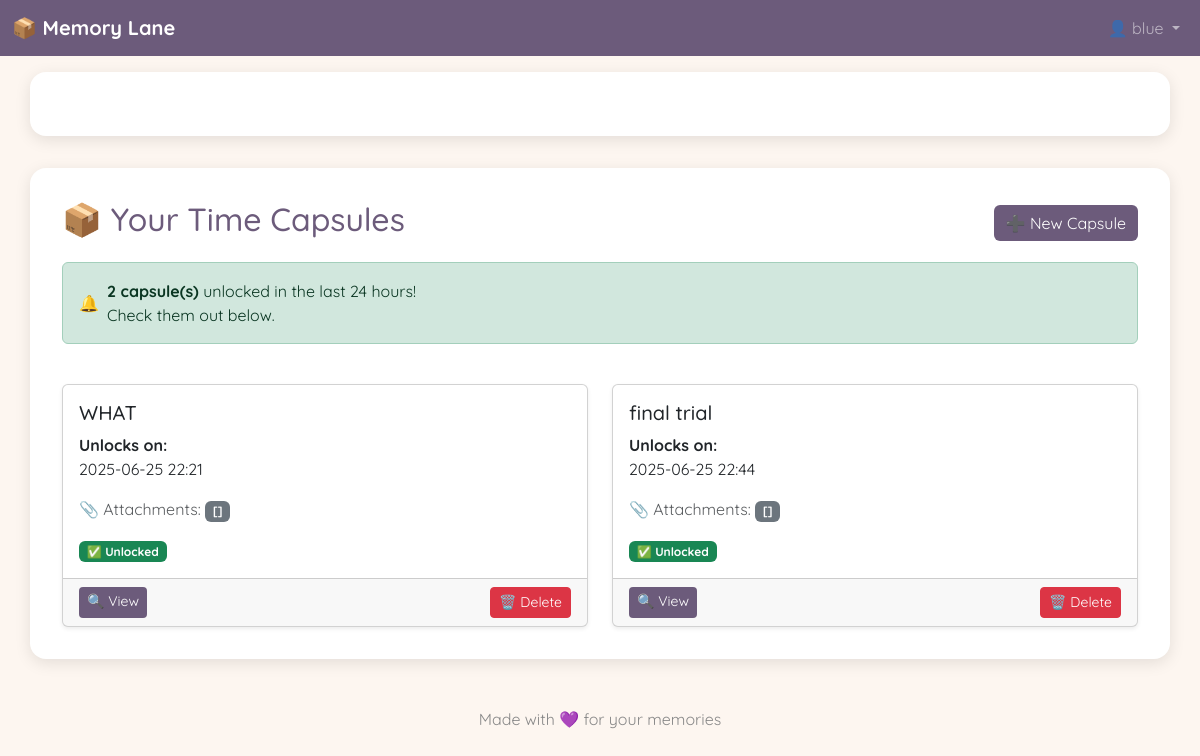
The page /dashboard (signed in) on the database its author committed.
### models.py (models this page shows, shortened)
class User(UserMixin, db.Model):
    id = db.Column(db.Integer, primary_key=True)
    username = db.Column(db.String(150), unique=True, nullable=False)
    password_hash = db.Column(db.String(128), nullable=False)

class Capsule(db.Model):
    id = db.Column(db.Integer, primary_key=True)
    title = db.Column(db.String(150), nullable=False)
    message = db.Column(db.LargeBinary, nullable=False)
    filenames = db.Column(db.Text, nullable=True)  # stores JSON list of filenames
    unlock_date = db.Column(db.DateTime, nullable=False)
    user_id = db.Column(db.Integer, db.ForeignKey('user.id'), nullable=False)

### app.py (the view)
@app.route('/dashboard')
@login_required
def dashboard():
    capsules = Capsule.query.filter_by(user_id=current_user.id).all()
    now = datetime.now()
    recently_unlocked = [
        c for c in capsules
        if c.unlock_date <= now and c.unlock_date >= now - timedelta(hours=24)
    ]
    return render_template('dashboard.html', capsules=capsules, now=now, recently_unlocked=recently_unlocked)

### app.py (called while the page is built)
@app.before_request
def create_tables():
    global tables_created
    if not tables_created:
        db.create_all()
        tables_created = True

@login_manager.user_loader
def load_user(user_id):
    return User.query.get(int(user_id))

### templates/dashboard.html (shortened to what this page needs)
{% extends "base.html" %}
{% block content %}
<div class="d-flex justify-content-between align-items-center mb-3">
  <h2>📦 Your Time Capsules</h2>
  <a href="{{ url_for('create') }}" class="btn btn-primary">➕ New Capsule</a>
</div>
{% if recently_unlocked %}
  <div class="alert alert-success d-flex align-items-center" role="alert">
    <span class="me-2">🔔</span>
    <div>
      <strong>{{ recently_unlocked | length }} capsule(s)</strong> unlocked in the last 24 hours!<br>
      Check them out below.
    </div>
  </div>
{% endif %}
{% if capsules %}
  <div class="row row-cols-1 row-cols-md-2 g-4 mt-3">
    {% for capsule in capsules %}
      <div class="col">
        <div class="card h-100 shadow-sm">
          <div class="card-body">
            <h5 class="card-title">{{ capsule.title }}</h5>
            <p class="card-text">
              <strong>Unlocks on:</strong><br>
              {{ capsule.unlock_date.strftime('%Y-%m-%d %H:%M') }}
            </p>
            {% if capsule.filenames %}
              <p class="card-text text-muted">
                📎 Attachments:
                {% for file in capsule.filenames.split(',') %}
                  <span class="badge bg-secondary">{{ file }}</span>
                {% endfor %}
              </p>
            {% endif %}
            {% if capsule.unlock_date > now %}
              <span class="badge bg-warning text-dark">⏳ Locked</span>
            {% else %}
              <span class="badge bg-success">✅ Unlocked</span>
            {% endif %}
          </div>
          <div class="card-footer d-flex justify-content-between">
            <a href="{{ url_for('view_capsule', capsule_id=capsule.id) }}" class="btn btn-sm btn-primary">🔍 View</a>
            <form action="{{ url_for('delete_capsule', capsule_id=capsule.id) }}" method="POST" onsubmit="return confirm('Delete this capsule?');">
              <button class="btn btn-sm btn-danger">🗑️ Delete</button>
            </form>
          </div>
        </div>
      </div>
    {% endfor %}
  </div>
{% else %}
  <div class="alert alert-info mt-4">
    You haven't created any time capsules yet. <a href="{{ url_for('create') }}">Start one now!</a>
  </div>
{% endif %}
{% endblock %}

### templates/base.html (shortened to what this page needs)
<!DOCTYPE html>
<html lang="en">
<head>
  <link href="https://cdn.jsdelivr.net/npm/bootstrap@5.3.0/dist/css/bootstrap.min.css" rel="stylesheet">
</head>
<body>
  <nav class="navbar navbar-expand-lg navbar-dark" style="background-color: #6c5b7b;">
    <div class="container-fluid">
      <a class="navbar-brand fw-bold" href="{{ url_for('dashboard') }}">📦 Memory Lane</a>
      <div class="collapse navbar-collapse justify-content-end" id="navbarNav">
        <ul class="navbar-nav">
          {% if current_user.is_authenticated %}
          <li class="nav-item dropdown">
            <a class="nav-link dropdown-toggle" href="#" role="button" data-bs-toggle="dropdown">
              👤 {{ current_user.username }}
            </a>
          </li>
          {% endif %}
        </ul>
      </div>
    </div>
  </nav>
  <div class="container mt-3">
  </div>
  <div class="container">
    {% block content %}{% endblock %}
  </div>
  <footer>Made with 💜 for your memories</footer>
</body>
</html>

### templates/base.html (style rules this page uses)
body { background: #fdf6f0; font-family: 'Quicksand', sans-serif; }
.container { background: #ffffff; border-radius: 16px; box-shadow: 0 4px 16px rgba(0,0,0,0.1); padding: 2rem; margin-top: 2rem; }
h2, h4 { color: #6c5b7b; }
.btn-primary { background-color: #6c5b7b; border: none; }
footer { text-align: center; margin-top: 3rem; color: #888; }

### rows shown on the page
User: username "blue"
Capsule: title "WHAT", unlock_date "2025-06-25 22:21", filenames "[]", shows "✅ Unlocked"
Capsule: title "final trial", unlock_date "2025-06-25 22:44", filenames "[]", shows "✅ Unlocked"

### other values the page prints
{{ recently_unlocked | length }} "2"
